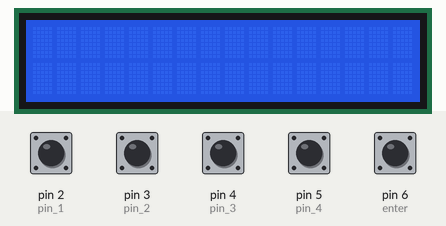
Recording of a sketch running on a simulated Arduino Uno, built with avr-gcc and run on an emulated ATmega328P. Parts: 16×2 character LCD. Inputs (shaded band) come from the test bench; at power-on: pin 2 (pin_1), pin 3 (pin_2), pin 4 (pin_3), pin 5 (pin_4), pin 6 (enter) HIGH.

Above: at 1.2 s.
1.3 s: pin 6 (enter) pulled LOW for 0.15 s
At 2.5 s:
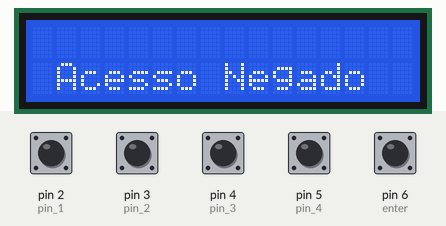
2.9 s: pin 2 (pin_1) pulled LOW for 0.15 s
At 3.4 s:
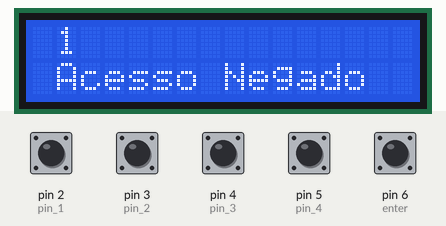
4.5 s: pin 3 (pin_2) pulled LOW for 0.15 s
At 5.7 s:
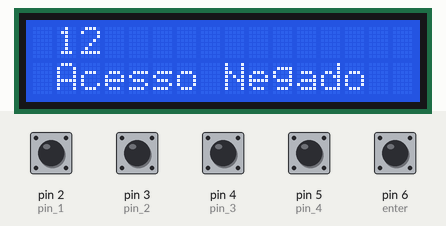
6.1 s: pin 4 (pin_3) pulled LOW for 0.15 s
At 7.0 s:
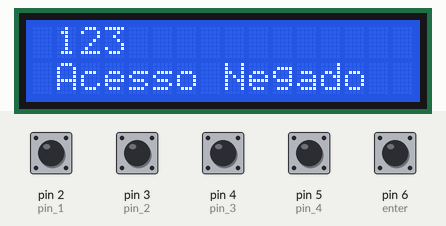
7.7 s: pin 5 (pin_4) pulled LOW for 0.15 s
At 8.2 s:
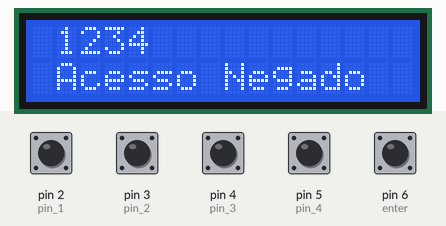
9.3 s: pin 6 (enter) pulled LOW for 1 s
At 9.9 s:
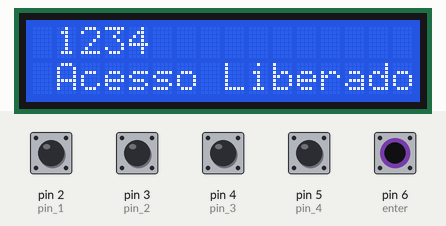
Timing chart, 0 to 12.3 s (numbered marks = the images above; inputs shaded):
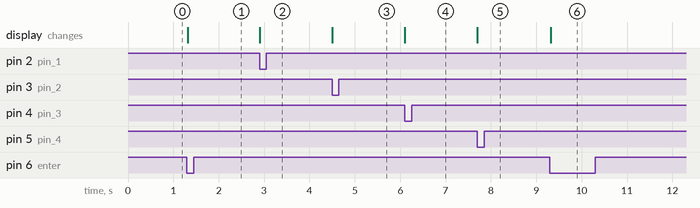

Measured:
- after the input at 1.3 s, the display: changes at once (image 1)
- after the input at 2.9 s, the display: changes at once (image 2)
- after the input at 4.5 s, the display: changes at once (image 3)
- after the input at 6.1 s, the display: changes at once (image 4)
- after the input at 7.7 s, the display: changes at once (image 5)
- after the input at 9.3 s, the display: changes at once (image 6)

The sketch:

Controle-Acesso.ino
```cpp
#include <LiquidCrystal_I2C.h>
#define pin_1 2
#define pin_2 3
#define pin_3 4
#define pin_4 5
#define enter 6
int senha = 0;
int quantidade = 0;

LiquidCrystal_I2C lcd(32, 16, 2);

void setup() {
  pinMode(pin_1, INPUT_PULLUP);
  pinMode(pin_2, INPUT_PULLUP);
  pinMode(pin_3, INPUT_PULLUP);
  pinMode(pin_4, INPUT_PULLUP);
  pinMode(enter, INPUT_PULLUP);
  lcd.init();
  lcd.backlight();
}

void loop() {

  if (digitalRead(pin_1) == LOW && quantidade < 4) {

    senha = senha * 10 + 1;
    quantidade++;

    lcd.setCursor(quantidade, 0);
    lcd.print("1");

    while (digitalRead(pin_1) == LOW) {
    }
  }
  if (digitalRead(pin_2) == LOW && quantidade < 4) {
    senha = senha * 10 + 2;
    quantidade++;

    lcd.setCursor(quantidade, 0);
    lcd.print("2");

    while (digitalRead(pin_2) == LOW) {
    }
  }
  if (digitalRead(pin_3) == LOW && quantidade < 4) {
    senha = senha * 10 + 3;
    quantidade++;

    lcd.setCursor(quantidade, 0);
    lcd.print("3");

    while (digitalRead(pin_3) == LOW) {
    }
  }
  if (digitalRead(pin_4) == LOW && quantidade < 4) {
    senha = senha * 10 + 4;
    quantidade++;

    lcd.setCursor(quantidade, 0);
    lcd.print("4");

    while (digitalRead(pin_4) == LOW) {
    }
  }

  if (digitalRead(enter) == LOW) {
    if (senha == 1234) {
      lcd.setCursor(1, 1);
      lcd.print("Acesso Liberado");
    } else {
      lcd.setCursor(1, 1);
      lcd.print("Acesso Negado");
    }
  }
}
```
